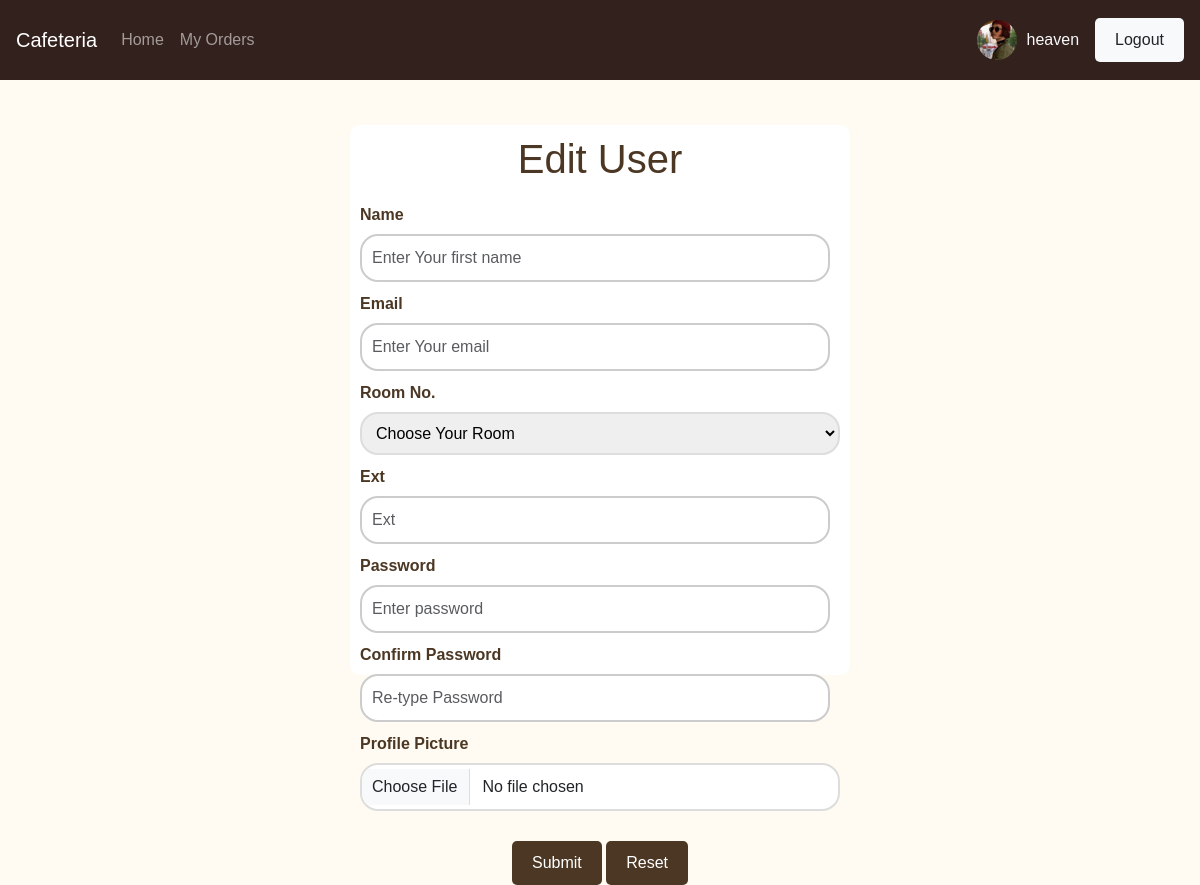
The page /edit_user.php (signed in) on the database its author committed.
### tables this page shows
CREATE TABLE `users` (
  `id` int(11) NOT NULL,
  `name` text NOT NULL,
  `email` varchar(100) NOT NULL,
  `password` varchar(100) NOT NULL,
  `room_id` int(11) NOT NULL,
  `ext` int(11) NOT NULL,
  `image` text NOT NULL,
  `perm_id` int(11) NOT NULL
);

### functions/db_class.php (called while the page is built, shortened)
<?php
class Database
{
    private $conn;
    public function connect($host, $username, $password, $dbname)
    {
        $dsn = "mysql:host=$host;dbname=$dbname;charset=utf8mb4";
        try {
            $this->conn = new PDO($dsn, $username, $password);
            $this->conn->setAttribute(PDO::ATTR_ERRMODE, PDO::ERRMODE_EXCEPTION);
        } catch (PDOException $e) {
            echo "Connection failed: " . $e->getMessage();
        }
    }
    public function getRow($table, $field, $value)
    {
        $sql = "SELECT * FROM $table WHERE $field = ?";
        $stmt = $this->conn->prepare($sql);
        $stmt->execute([$value]);
        return $stmt->fetch(PDO::FETCH_ASSOC);
    }
}
?>

### edit_user.php (the view, shortened to what this page needs)
<!DOCTYPE html>
<html lang="en">
<head>
    <link rel="stylesheet" href="bootstrap/css/bootstrap.min.css">
    <link rel="stylesheet" href="css/styles.css">
    <link rel="stylesheet" href="css/header.css">
    <link rel="stylesheet" href="css/footer.css">
</head>
<body>
    <?php
    require "design/header.php";
    $id = $_GET['id'];
    $table= 'users';
    $field = 'id';
    $data = $db->getRow($table, $field, $id);
    ?>
    <div class="login-container">
        <div class="login-box">
            <form class="login-form" method="post" action="functions/update_user.php" enctype="multipart/form-data">
                <h1>Edit User</h1>
                        <div class="input-box">
                    <label class="form-label" for="name"> Name</label>
                    <input type="text" class="form-control" id="name" name="name" placeholder="Enter Your first name"  value="<?php echo $data['name'] ?>" >
                    </div>
                        <div class="input-box">
                    <label class="form-label" for="email"> Email</label>
                    <input type="email" class="form-control" id="email" name="email" placeholder="Enter Your email"  value="<?php echo $data['email'] ?>" >
                    </div>
                    <div class="input-box">
            <label class="form-label" for="room">Room No.</label>
            <select name="room" id="room">
            <option value="0">Choose Your Room</option>
            </select>
        <div class="input-box">
            <label class="form-label" for="ext">Ext</label>
            <input type="text" class="form-control" id="ext" name="ext" placeholder="Ext" value="<?php echo $data['ext'] ?>" >
        </div>
        <div class="input-box">
            <label class="form-label" for="password">Password</label>
            <input type="password" class="form-control" id="password" name="password" placeholder="Enter password" value="<?php echo $data['password'] ?>">
        </div>
        <div class="input-box">
            <label class="form-label" for="confirm">Confirm Password</label>
            <input type="password" class="form-control" id="confirm" name="confirm" placeholder="Re-type Password" value="<?php echo $data['password'] ?>">
        </div>
                <div class="input-box">
            <label class="form-label" for="img">Profile Picture</label>
            <input type="file" class="form-control" id="img" name="img"   >
        </div>
                <div class="button-box">
                    <button type="submit">Submit</button>
                    <button type="reset">Reset</button>
                </div>
            </form>
        </div>
    </div>
</body>
</html>

### design/header.php (shortened to what this page needs)
<?php
require "functions/connect.php";
require "functions/db_class.php";
if(isset($_SESSION['login'])){
    $db = new Database();
    $db->connect($db_host, $db_user, $db_pass, $db_name);
    $table = 'users';
    $field = 'id';
    $id = $_SESSION['id'];
    $data = $db->getRow($table, $field, $id);
}else{
    session_destroy();
    header("Location: login.php");
}
?>
<header>
    <nav class="navbar navbar-expand-lg navbar-dark">
        <a class="navbar-brand mx-3" href="#">Cafeteria</a>
        <div class="collapse navbar-collapse" id="navbarNav">
            <ul class="navbar-nav mr-auto">
                <li class="nav-item"><a class="nav-link" href="home.php">Home</a></li>
                <li class="nav-item"><a class="nav-link" href="my_orders.php">My Orders</a></li>
            </ul>
            <div class="navbar-nav ml-auto">
                <div class="d-flex align-items-center">
                    <img src="<?php echo $data['image'] ?>" alt="User Photo" class="rounded-circle" width="40" height="40">
                    <span class="ml-2 text-light"><?php echo $data['name']; ?></span>
                    <a class="btn  mx-3 bg-light" href="functions/logout.php">Logout</a>
                </div>
            </div>
        </div>
    </nav>
</header>

### css/styles.css (style rules this page uses)
body { margin: 0; padding: 0; font-family: Arial, sans-serif; background-color: white; display: flex; justify-content: center; align-items: center; height: 100vh; }
.login-container { margin: 0; padding: 0; width: 100%; width: 500px; height: 550px; background-color: #fff; padding: 10px; border-radius: 10px; }
.form-label { display: block; font-weight: bold; margin-bottom: 7px; color: #4b3723; font-size: 16px; }
.input-box { margin-bottom: 10px; }
.input-box input { width: 470px; padding: 10px; border: 2px solid #ccc; border-radius: 18px; font-size: 16px; outline: none; }
.button-box { text-align: center; }
.button-box button { background-color: #4b3723; color: #fff; padding: 10px 20px; border: none; border-radius: 5px; cursor: pointer; margin-top: 20px; }
.input-box select, .input-box input[type="file"] { width: 100%; padding: 10px; border: 2px solid #ddd; border-radius: 18px; box-sizing: border-box; margin-bottom: 10px; outline: none; }
h1 { margin-top: 0; font-size: 32; text-decoration: solid; color: #4b3723; text-align: center; margin-bottom: 20px; }

### css/header.css (style rules this page uses)
body { padding-top: 90px !important; padding-bottom: 90px !important; background-color: #FFFBF2; }
header { background-color: #33211D; color: FFFBF2; padding: 10px 0; position: fixed; top: 0; width: 100%; z-index: 1000; }
.navbar-nav .nav-link { color: FFFBF2 !important; }
.navbar-nav.ml-auto { margin-left: auto; }
.navbar-nav .d-flex { align-items: center; }
.navbar-nav img { vertical-align: middle; }
.navbar-nav span { margin-left: 10px; font-size: 1rem; }
.btn { background-color: #33211D; color: FFFBF2; border: none; padding: 10px 20px; border-radius: 5px; cursor: pointer; }

### rows shown on the page
users: image (picture), name "heaven"
